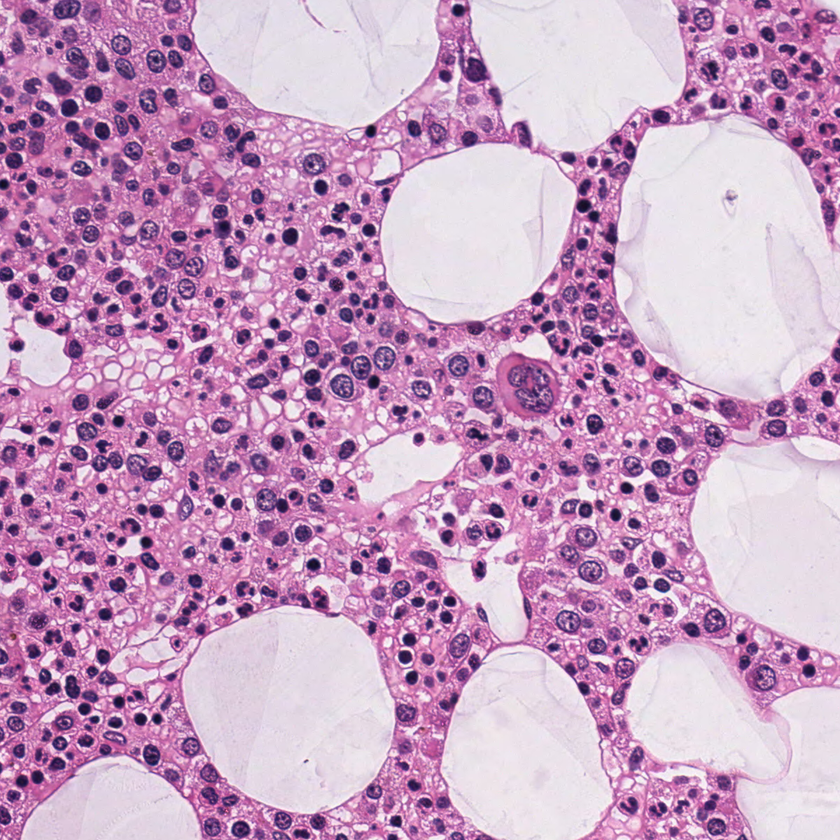
#> input picture datasets/CUSTOM/BM_GRAZ_HE_0001_01.png, 840 x 840 px, shrunk from 1200 x 1200 before the run
$ python frst.py
#> lines starting #> are read from the running program, lines starting #| are printed output that depends on the picture
from scipy.ndimage import gaussian_filter
import numpy as np
from scipy.signal import convolve
import cv2


def get_proj_img(image, radius):
    image = image.astype('int')
    workingDims = tuple((e + 2*radius) for e in image.shape)

    h,w = image.shape

    ori_img = np.zeros(workingDims)
    mag_img = np.zeros(workingDims) # Magnitutde Projection Image


    a1 = np.matrix([1, 2, 1])
    a2 = np.matrix([-1, 0, 1])
    Kx = a1.T * a2
    Ky = a2.T * a1

    sobel_x = convolve(image, Kx)
    sobel_y = convolve(image, Ky)
    sobel_norms = np.hypot(sobel_x, sobel_y)

    # Distances to afpx, afpy (affected pixels)
    dist_afpx = np.multiply(np.divide(sobel_x, sobel_norms, out = np.zeros(sobel_x.shape), where = sobel_norms!=0), radius)
    dist_afpx = np.round(dist_afpx).astype(int)

    dist_afpy = np.multiply(np.divide(sobel_y, sobel_norms, out = np.zeros(sobel_y.shape), where = sobel_norms!=0), radius)
    dist_afpy = np.round(dist_afpy).astype(int)

    for cords, sobel_norm in np.ndenumerate(sobel_norms):
        i, j = cords

        pos_aff_pix = (i+dist_afpx[i,j], j+dist_afpy[i,j])
        neg_aff_pix = (i-dist_afpx[i,j], j-dist_afpy[i,j])

        ori_img[pos_aff_pix] += 1
        ori_img[neg_aff_pix] -= 1
        mag_img[pos_aff_pix] += sobel_norm
        mag_img[neg_aff_pix] -= sobel_norm

    ori_img = ori_img[:h, :w]
    mag_img = mag_img[:h, :w]

    print ("Did it go back to the original image size? ")
    print (ori_img.shape == image.shape)

    # try normalizing ori and mag img
    return ori_img, mag_img

def get_sn(ori_img, mag_img, radius, kn, alpha):

    ori_img_limited = np.minimum(ori_img, kn)
    fn = np.multiply(np.divide(mag_img,kn), np.power((np.absolute(ori_img_limited)/kn), alpha))

    # convolute fn with gaussian filter.
    sn = gaussian_filter(fn, 0.25*radius)

    return sn

def do_frst(image, radius, kn, alpha, ksize = 3):
    ori_img, mag_img = get_proj_img(image, radius)
    sn = get_sn(ori_img, mag_img, radius, kn, alpha)

    return sn

img = cv2.imread('datasets/CUSTOM/BM_GRAZ_HE_0001_01.png')
#> img is the input picture: shape (840, 840, 3); mean B, G, R 193.8, 158.4, 199.1
gray = cv2.cvtColor(img, cv2.COLOR_BGR2GRAY)
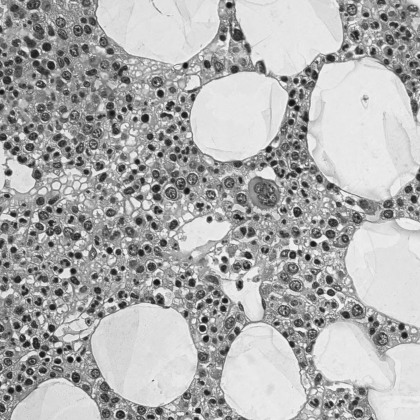
#> gray: shape (840, 840) (shown at 1/2 size); min 14, max 254, mean 174.6

result = do_frst(gray, 10, 10, 2)
#> in get_proj_img, `sobel_norms = np.hypot(sobel_x, sobel_y)`:
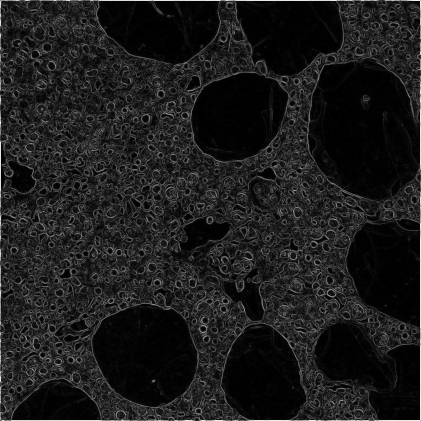
#> sobel_norms: shape (842, 842) float64 (shown at 1/2 size); min 0, max 994.2, mean 110.5; drawn with min black and max white
#> in get_proj_img, `dist_afpx = np.multiply(np.divide(sobel_x, sobel_norms, out = np.zeros..`:
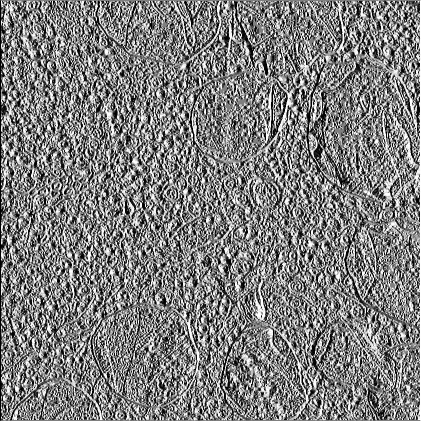
#> dist_afpx: shape (842, 842) float64 (shown at 1/2 size); min -10, max 10, mean -0.0778; drawn with min black and max white
#> in get_proj_img, `dist_afpy = np.multiply(np.divide(sobel_y, sobel_norms, out = np.zeros..`:
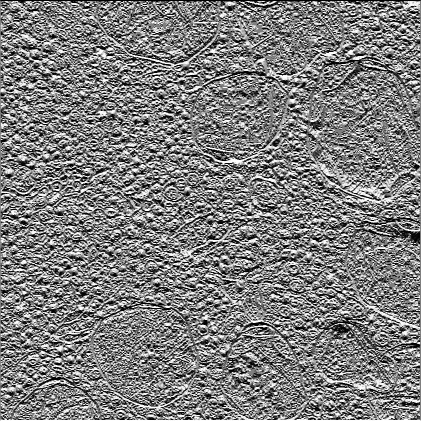
#> dist_afpy: shape (842, 842) float64 (shown at 1/2 size); min -10, max 10, mean -0.0753; drawn with min black and max white
#> the loop in get_proj_img, `for cords, sobel_norm in np.ndenumerate(sobel_norms):` made 708964 passes
#> (cords, sobel_norm, pos_aff_pix, neg_aff_pix) on passes 1 to 3: ((0, 0), 272.9, (-7, -7), (7, 7)), ((0, 1), 564, (-3, -9), (3, 11)), ((0, 2), 631.9, (1, -8), (-1, 12))
#> after the loop in get_proj_img, `for cords, sobel_norm in np.ndenumerate(sobel_norms):`:
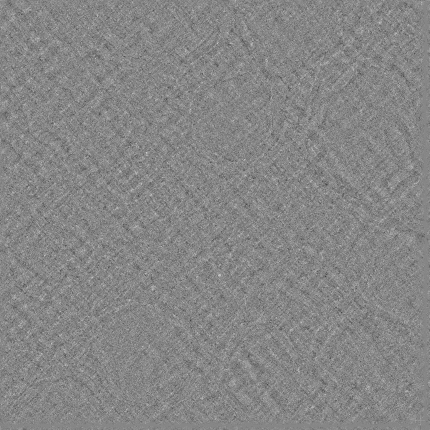
#> ori_img: shape (860, 860) float64 (shown at 1/2 size); min -10, max 9, mean 0; drawn with min black and max white
#| True
print(result)
#> (printed output is left out)

cv2.imshow("Output:", result)
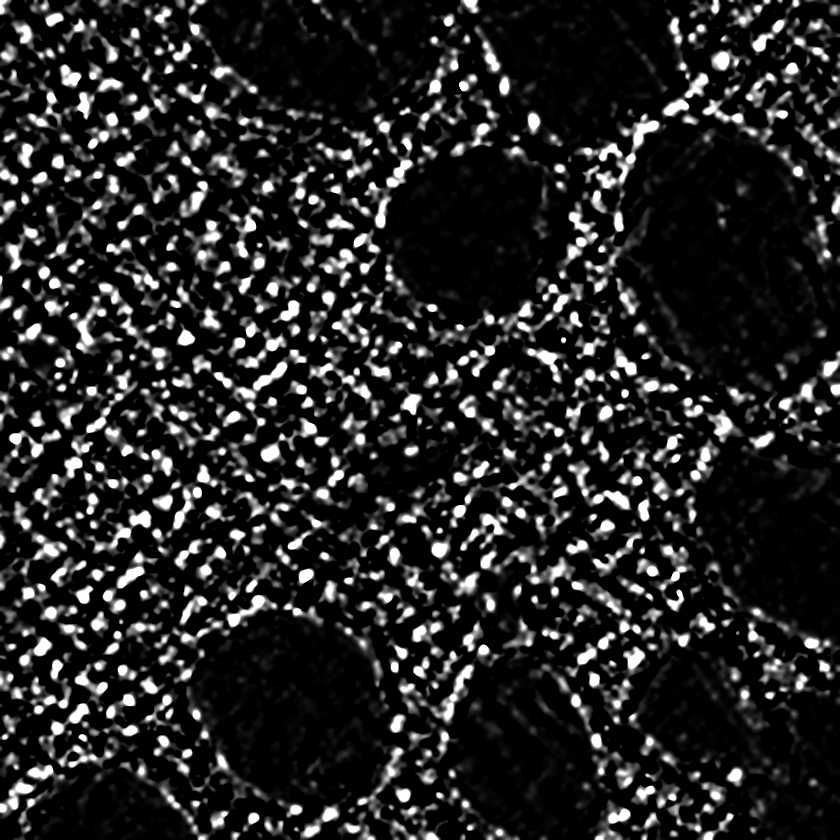
#> window 'Output:': shape (840, 840); min 0, max 255, mean 38
cv2.waitKey(0)

$ run again, with datasets/CUSTOM/BM_GRAZ_HE_0001_02.png copied over datasets/CUSTOM/BM_GRAZ_HE_0001_01.png
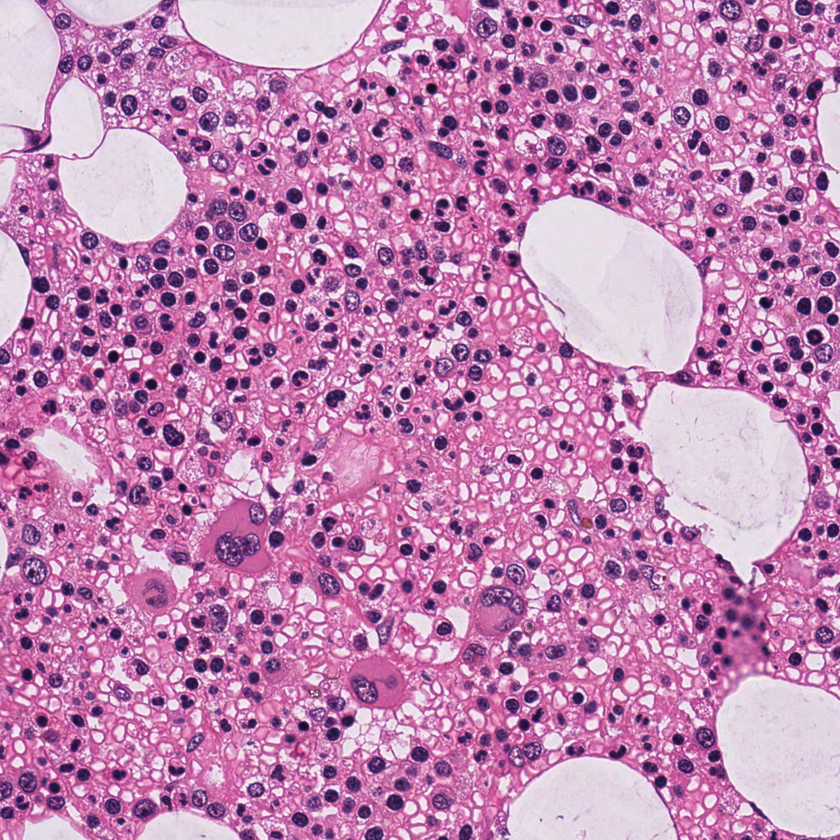
#> input picture datasets/CUSTOM/BM_GRAZ_HE_0001_02.png, 840 x 840 px, shrunk from 1200 x 1200 before the run
#> img is the input picture: shape (840, 840, 3); mean B, G, R 180, 135.2, 193.5
#> in get_proj_img, `dist_afpy = np.multiply(np.divide(sobel_y, sobel_norms, out = np.zeros..`:
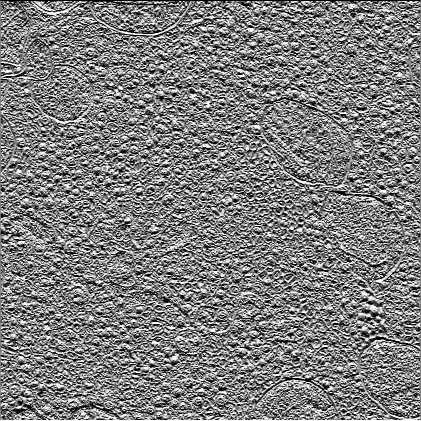
#> dist_afpy: shape (842, 842) float64 (shown at 1/2 size); min -10, max 10, mean -0.0997; drawn with min black and max white
#> the loop in get_proj_img, `for cords, sobel_norm in np.ndenumerate(sobel_norms):` made 708964 passes
#> (cords, sobel_norm, pos_aff_pix, neg_aff_pix) on passes 1 to 3: ((0, 0), 295.6, (-7, -7), (7, 7)), ((0, 1), 669.8, (-3, -8), (3, 10)), ((0, 2), 858, (0, -8), (0, 12))
#| True
#> (printed output is left out)
#> `cv2.imshow("Output:", result)`:
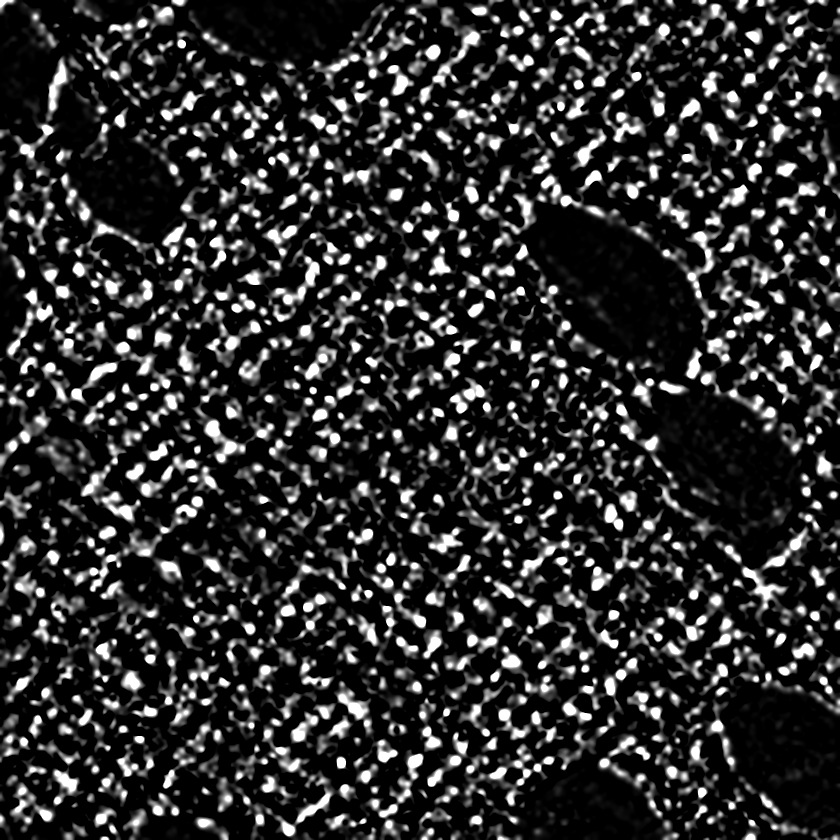
#> window 'Output:': shape (840, 840); min 0, max 255, mean 46.5

$ run again, with datasets/CUSTOM/BM_GRAZ_HE_0002_01.png copied over datasets/CUSTOM/BM_GRAZ_HE_0001_01.png
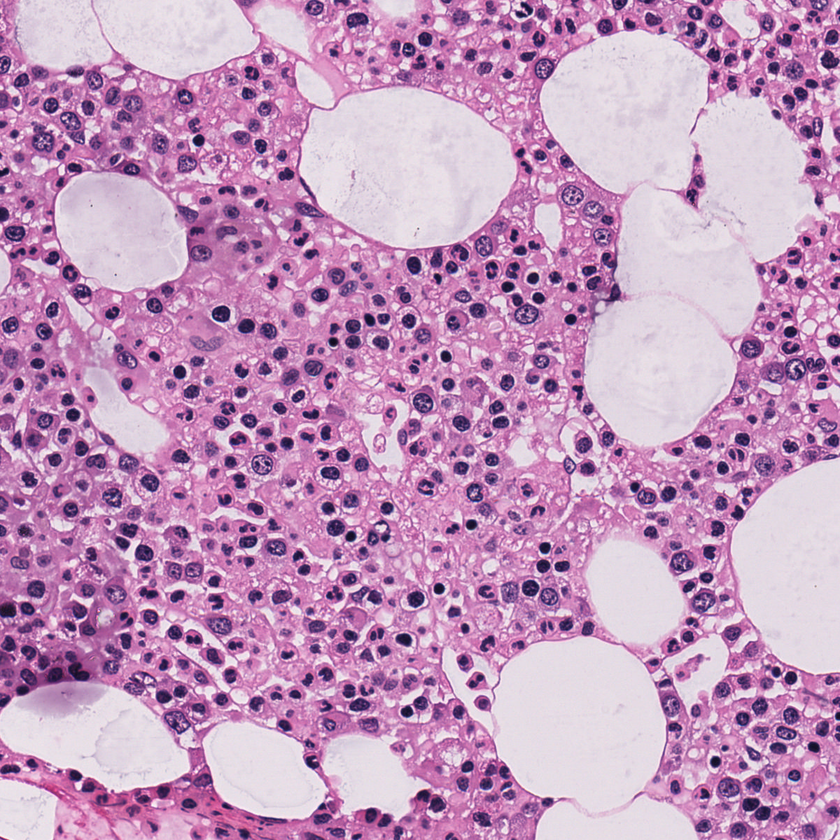
#> input picture datasets/CUSTOM/BM_GRAZ_HE_0002_01.png, 840 x 840 px, shrunk from 1200 x 1200 before the run
#> img is the input picture: shape (840, 840, 3); mean B, G, R 189.5, 151.7, 195.2
#> in get_proj_img, `dist_afpy = np.multiply(np.divide(sobel_y, sobel_norms, out = np.zeros..`:
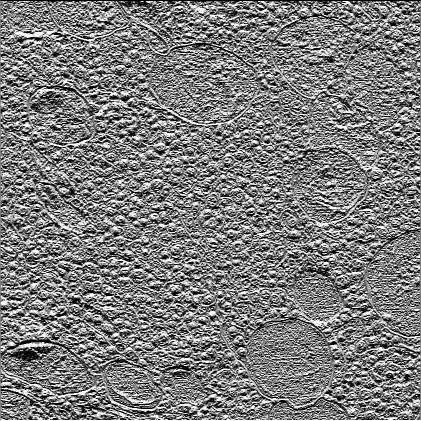
#> dist_afpy: shape (842, 842) float64 (shown at 1/2 size); min -10, max 10, mean -0.207; drawn with min black and max white
#> the loop in get_proj_img, `for cords, sobel_norm in np.ndenumerate(sobel_norms):` made 708964 passes
#> (cords, sobel_norm, pos_aff_pix, neg_aff_pix) on passes 1 to 3: ((0, 0), 247.5, (-7, -7), (7, 7)), ((0, 1), 540.8, (-3, -9), (3, 11)), ((0, 2), 642.2, (1, -8), (-1, 12))
#| True
#> (printed output is left out)
#> `cv2.imshow("Output:", result)`:
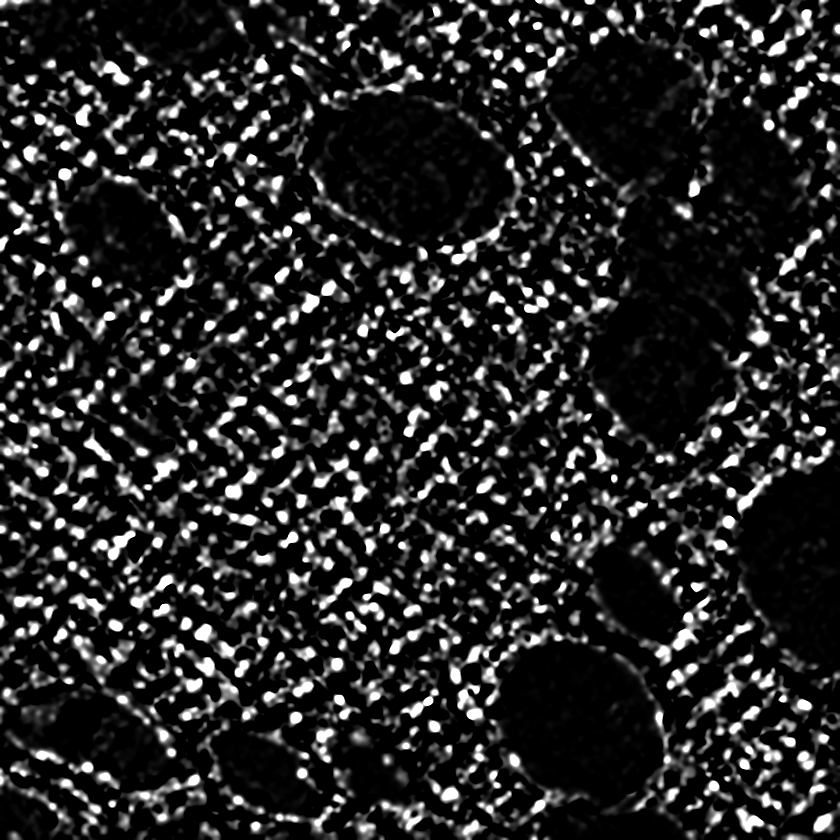
#> window 'Output:': shape (840, 840); min 0, max 255, mean 39.4
